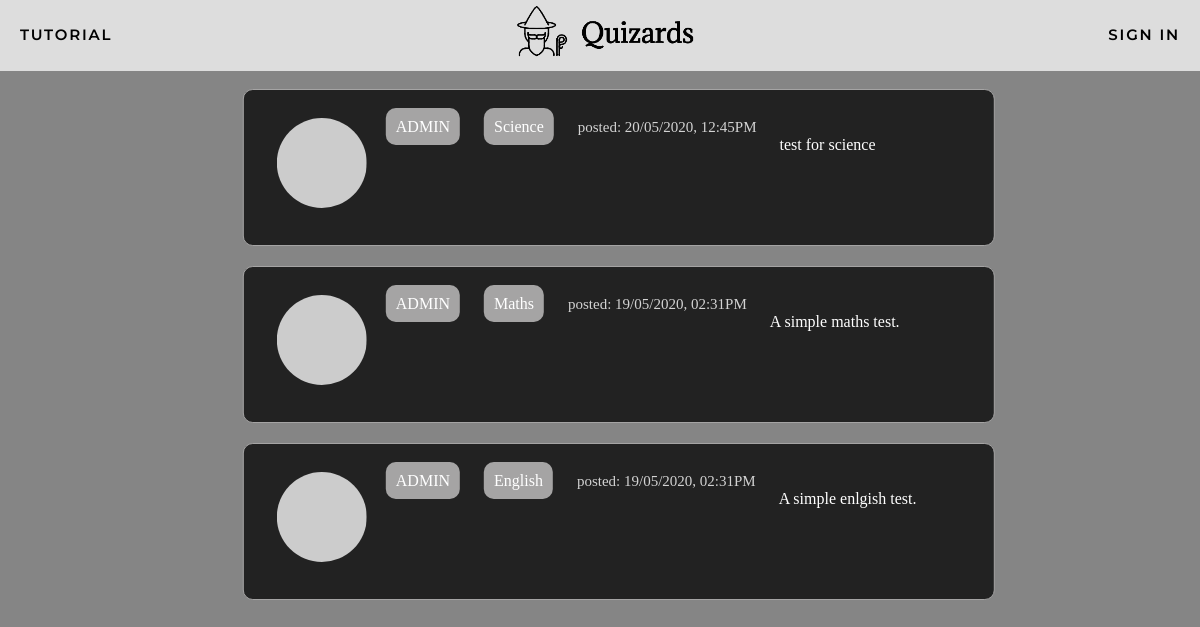
Screenshot of /quizzes with the database file from the repository.
### app/models.py (models this page shows, shortened)
class Quizzes(db.Model):
    id = db.Column(db.Integer, primary_key=True, autoincrement=True, unique=True)
    name = db.Column(db.String(64))
    description = db.Column(db.String(255))
    questions = db.relationship('Questions', backref='Quizzes', lazy='dynamic')
    mcquestion = db.relationship('multiChoice', backref='MCQuizzes', lazy='dynamic')
    longquestions = db.relationship('LongQuestions', backref='LongQuizzes', lazy='dynamic')
    author_id = db.Column(db.Integer, db.ForeignKey('user.id'))
    pub_date = db.Column(db.DateTime, index=True, default=datetime.utcnow)
    quizMarks = db.relationship('quizMarks', backref='quizMarks', lazy='dynamic')

class User(UserMixin, db.Model):
    id = db.Column(db.Integer, primary_key=True)
    username = db.Column(db.String(64), index=True, unique=True)
    email = db.Column(db.String(120), index=True, unique=True)
    password_hash = db.Column(db.String(128))
    posts = db.relationship('Post', backref='author', lazy='dynamic')
    authorOf = db.relationship('Quizzes', backref='author', lazy='dynamic')
    admin = db.Column(db.Boolean, unique=False, default=False)
    marksOf = db.relationship('quizMarks', backref='markOf', lazy='dynamic')
    def avatar(self, size):
        digest = md5(self.email.lower().encode('utf-8')).hexdigest()
        return 'https://www.gravatar.com/avatar/{}?d=identicon&s={}'.format(
            digest, size)
    about_me = db.Column(db.String(140))
    last_seen = db.Column(db.DateTime, default=datetime.utcnow)
    followed = db.relationship(
        'User', secondary=followers,
        primaryjoin=(followers.c.follower_id == id),
        secondaryjoin=(followers.c.followed_id == id),
        backref=db.backref('followers', lazy='dynamic'), lazy='dynamic')

### app/routes.py (the view)
@app.route('/quizzes')
def quizzes():
    page = request.args.get('page', 1, type=int)
    quizzes = Quizzes.query.order_by(Quizzes.pub_date.desc()).paginate(page, app.config['POSTS_PER_PAGE'], False)
    return render_template("quiz.html", title='Explore', quizzes=quizzes.items)

### app/routes.py (called while the page is built)
@app.before_request
def before_request():
    if current_user.is_authenticated:
        g.user = load_user(current_user.id)
        current_user.last_seen = datetime.utcnow()
        db.session.commit()

### app/templates/quiz.html
{% extends "base.html" %}
{% block content %}
{% for quiz in quizzes %}
<div class="row" onclick="location.href='{{ url_for('quizform', quizid=quiz.id, quizname=quiz.name) }}';" style="cursor:pointer;">
        <table>
            <tr valign="top">
                    <div class="column">
                        <td><img src="{{ quiz.author.avatar(36) }}" class="profile-pic"></td>
                        <td>
                            <a href="{{ url_for('user', username=quiz.author.username) }}" class = "author">
                               {{ quiz.author.username }}
                            </a>
                        </td>
                        <td><a href="{{ url_for('quizform', quizid=quiz.id, quizname=quiz.name) }}" class="quiz-name">
                            {{ quiz.name }} </a></td>
                        <td class="date"> posted: {{ quiz.pub_date.strftime('%d/%m/%Y, %I:%M%p') }}</td>
                        <td class="desc">
                            </br>{{ quiz.description }}
                        </td>
                    </div>
            </tr>
        </table>
</div>
{% endfor %}
{% endblock %}

### app/static/css/styles.css (style rules this page uses)
body { margin: 0; padding: 0; height: 100vh; background-color: rgb(133, 133, 133); }
body { font-family: Verdana; }
.row { position:relative; left: 50%; transform: translate(-47.5%, 0%); max-width: 700px; width: 100%; background: #222222; padding: 25px; border-radius: 10px; margin-bottom: 20px; border: 1px solid #A5A4A4; }
.profile-pic { border-radius: 50%; padding: 5px; width:100%; left:100%; margin-top:-5px; }
.author { color: white; padding: 10px; text-decoration: none; background-color: #A5A4A4; border-radius:10px; margin: 20px; }
.quiz-name { text-decoration:none; color:white; padding:10px; background-color: #A5A4A4; border-radius:10px; margin-right:20px; }
.desc { color: white; padding-left:20px; }
.date { font-size:15px; color: lightgrey; padding-top:2px; }

### rows the page displays
Quizzes: author.username "ADMIN", name "Science", pub_date "20/05/2020, 12:45PM", description "test for science"
Quizzes: author.username "ADMIN", name "Maths", pub_date "19/05/2020, 02:31PM", description "A simple maths test."
Quizzes: author.username "ADMIN", name "English", pub_date "19/05/2020, 02:31PM", description "A simple enlgish test."
